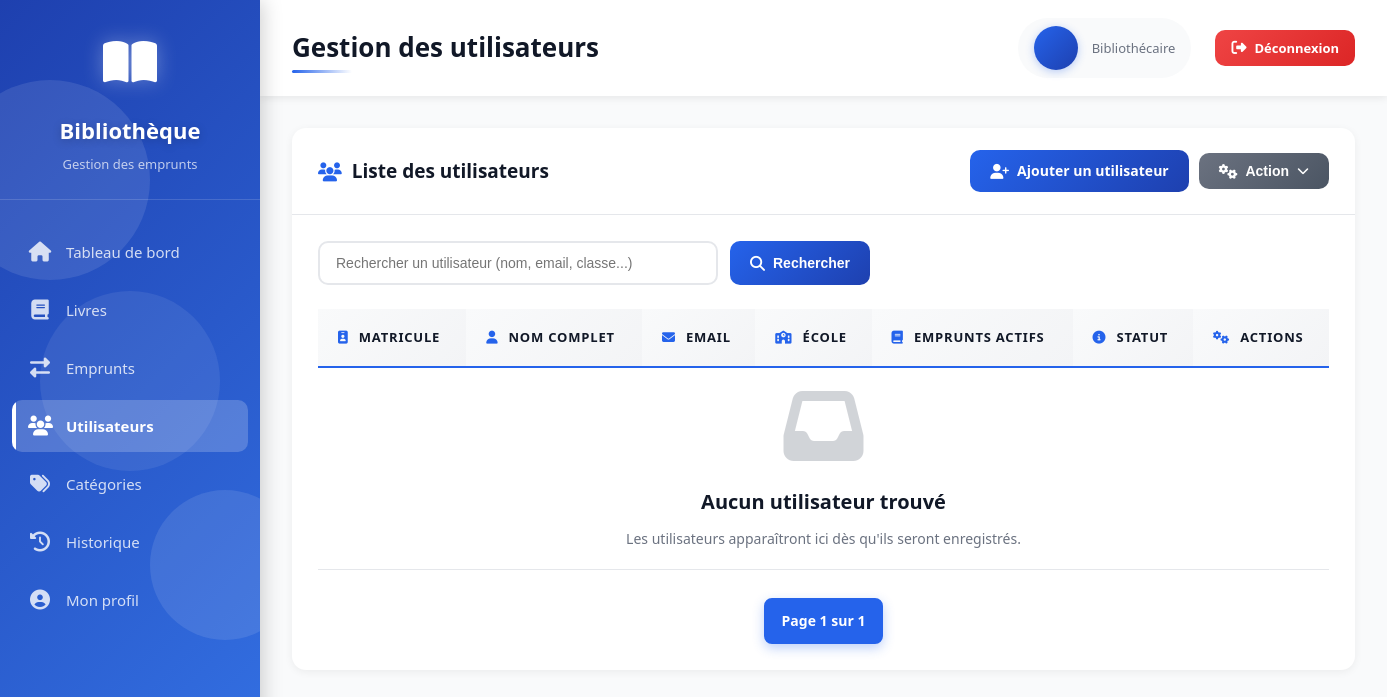
/users/ (signed in), run on an earlier commit of the app's database.
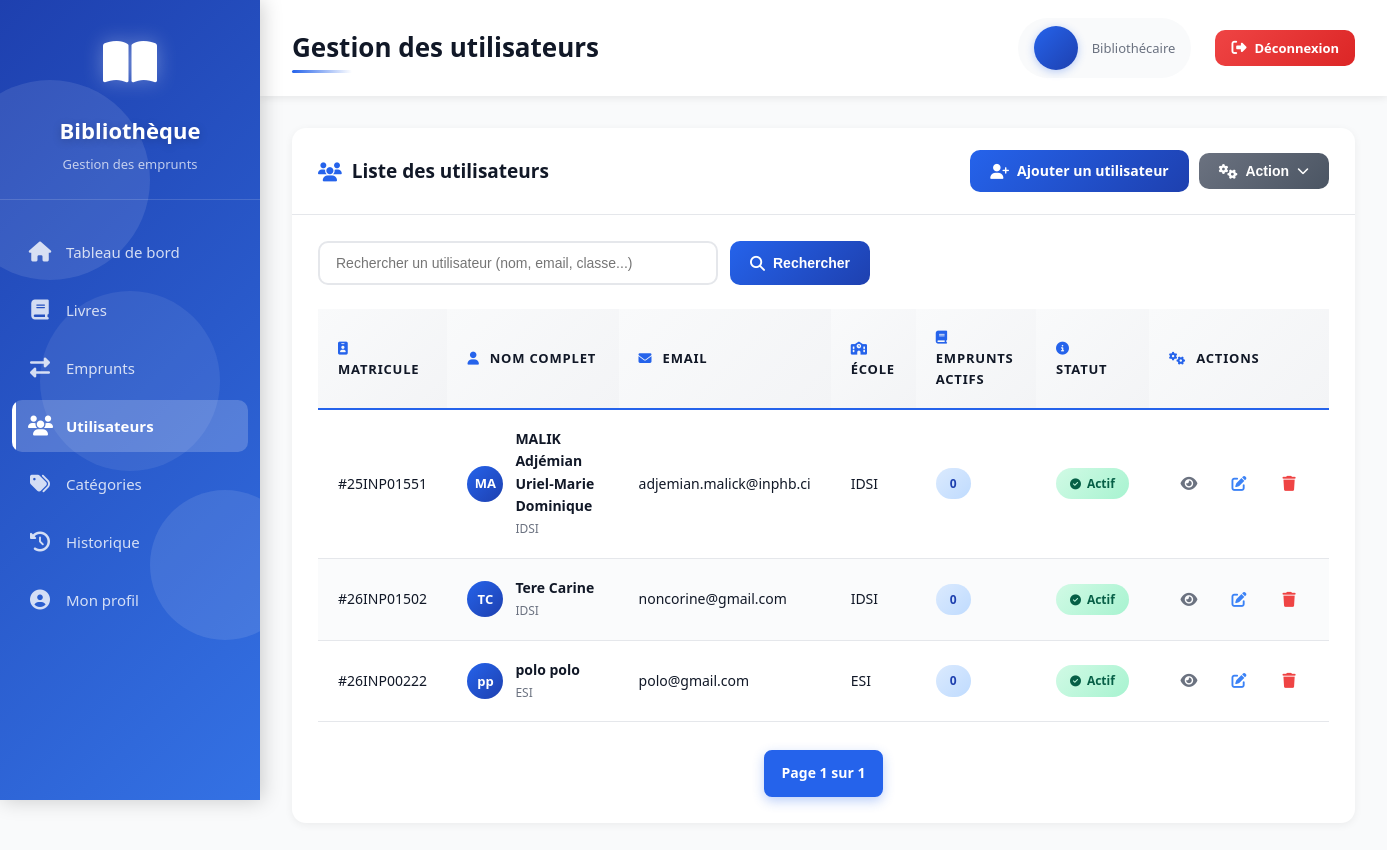
And on a later commit of the database.
### books/models.py (models this page shows, shortened)
class Etudiant(models.Model):
    matricule = models.CharField(max_length=12,primary_key=True,unique=True)
    nom = models.CharField(max_length=50,null=False)
    prenoms = models.CharField(max_length=150,null=False)
    dateNaiss = models.DateField()
    telephone = models.CharField(max_length=20,validators=[phone_validator],null=False)
    emailPers = models.CharField(max_length=50, null=False)
    emailInst = models.CharField(max_length=50, null=False)
    numChambre = models.CharField(max_length=5)
    is_active = models.BooleanField(default=True)
    ecole = models.ForeignKey(Ecole,on_delete=models.CASCADE)
    def active_loans(self):
        emprunts = Emprunter.objects.filter(etudiant=self).count()
        return emprunts

class Ecole(models.Model):
    nom = models.CharField(max_length=50,null=False)

### app/views.py (the view, shortened to what this page needs)
# urls.py: path('users/', views.users_list, name="users_list"),
@login_required(login_url='signin')
def users_list(request):
    users = Etudiant.objects.all()
    search = request.GET.get("search", "")
    paginator = Paginator(users, 10)
    page_number = request.GET.get("page")
    page_obj = paginator.get_page(page_number)
    return render(request, 'users_list.html', {
        "users": page_obj,
        "search_query": search,
        "page_obj": page_obj,
        "is_paginated": True,
    })

### templates/users_list.html (shortened to what the changed rows need)
{% extends 'base.html' %}
{% block page_title %}Gestion des utilisateurs{% endblock %}
{% block content %}
<div class="card">
    <div class="card-body">
        <div class="table-responsive">
            <table class="modern-table">
                <thead>
                    <tr>
                        <th><i class="fas fa-id-badge"></i> Matricule</th>
                        <th><i class="fas fa-user"></i> Nom complet</th>
                        <th><i class="fas fa-envelope"></i> Email</th>
                        <th><i class="fas fa-school"></i> École</th>
                        <th><i class="fas fa-book"></i> Emprunts actifs</th>
                        <th><i class="fas fa-info-circle"></i> Statut</th>
                        <th><i class="fas fa-cogs"></i> Actions</th>
                    </tr>
                </thead>
                <tbody>
                    {% for user in users %}
                    <tr class="table-row-animate">
                        <td>#{{ user.matricule }}</td>
                        <td>
                            <div class="user-cell">
                                <div class="user-avatar-small">
                                    {{ user.nom.0 }}{{ user.prenoms.0 }}
                                </div>
                                <div class="user-info-cell">
                                    <strong>{{ user.nom }} {{ user.prenoms }}</strong><br>
                                    <small class="text-muted">{{ user.ecole.nom }}</small>
                                </div>
                            </div>
                        </td>
                        <td>{{ user.emailInst }}</td>
                        <td>{{ user.ecole.nom }}</td>
                        <td>
                            <span class="badge badge-info">
                                {{ user.active_loans|default:"0" }}
                            </span>
                        </td>
                        <td>
                            {% if user.is_active %}
                            <span class="badge badge-success"><i class="fas fa-check-circle"></i> Actif</span>
                            {% else %}
                            <span class="badge badge-secondary"><i class="fas fa-times-circle"></i> Inactif</span>
                            {% endif %}
                        </td>
                        <td>
                            <div class="action-buttons">
                                <a href="{% url 'users_edit' user.matricule %}" class="btn btn-sm btn-icon btn-view"
                                    title="Voir">
                                    <i class="fas fa-eye"></i>
                                </a>
                                <a href="{% url 'users_edit' user.matricule %}" class="btn btn-sm btn-icon btn-edit"
                                    title="Modifier">
                                    <i class="fas fa-edit"></i>
                                </a>
                                <a href="{% url 'users_delete' user.matricule %}"
                                    class="btn btn-sm btn-icon btn-delete" title="Supprimer"
                                    onclick="return confirm('Êtes-vous sûr de vouloir supprimer cet utilisateur ?');">
                                    <i class="fas fa-trash"></i>
                                </a>
                            </div>
                        </td>
                    </tr>
                    {% empty %}
                    <tr>
                        <td colspan="7" class="empty-state">
                            <i class="fas fa-inbox"></i>
                            <h3>Aucun utilisateur trouvé</h3>
                            <p>Les utilisateurs apparaîtront ici dès qu'ils seront enregistrés.</p>
                        </td>
                    </tr>
                    {% endfor %}
                </tbody>
            </table>
        </div>
    </div>
</div>
{% endblock %}

What changed in the data, as far as the page shows it:
added Etudiant: matricule "25INP01551", nom.0 "M", prenoms.0 "A", nom "MALIK", prenoms "Adjémian Uriel-Marie Dominique", ecole.nom "IDSI", emailInst "adjemian.malick@inphb.ci", active_loans "0", is_active True (drawn)
added Etudiant: matricule "26INP01502", nom.0 "T", prenoms.0 "C", nom "Tere", prenoms "Carine", ecole.nom "IDSI", emailInst "noncorine@gmail.com", active_loans "0", is_active True (drawn)
added Etudiant: matricule "26INP00222", nom.0 "p", prenoms.0 "p", nom "polo", prenoms "polo", ecole.nom "ESI", emailInst "polo@gmail.com", active_loans "0", is_active True (drawn)
Also different on the page:
text no longer shown: "Aucun utilisateur trouvé Les utilisateurs apparaîtront ici dès qu'ils seront enregistrés."
